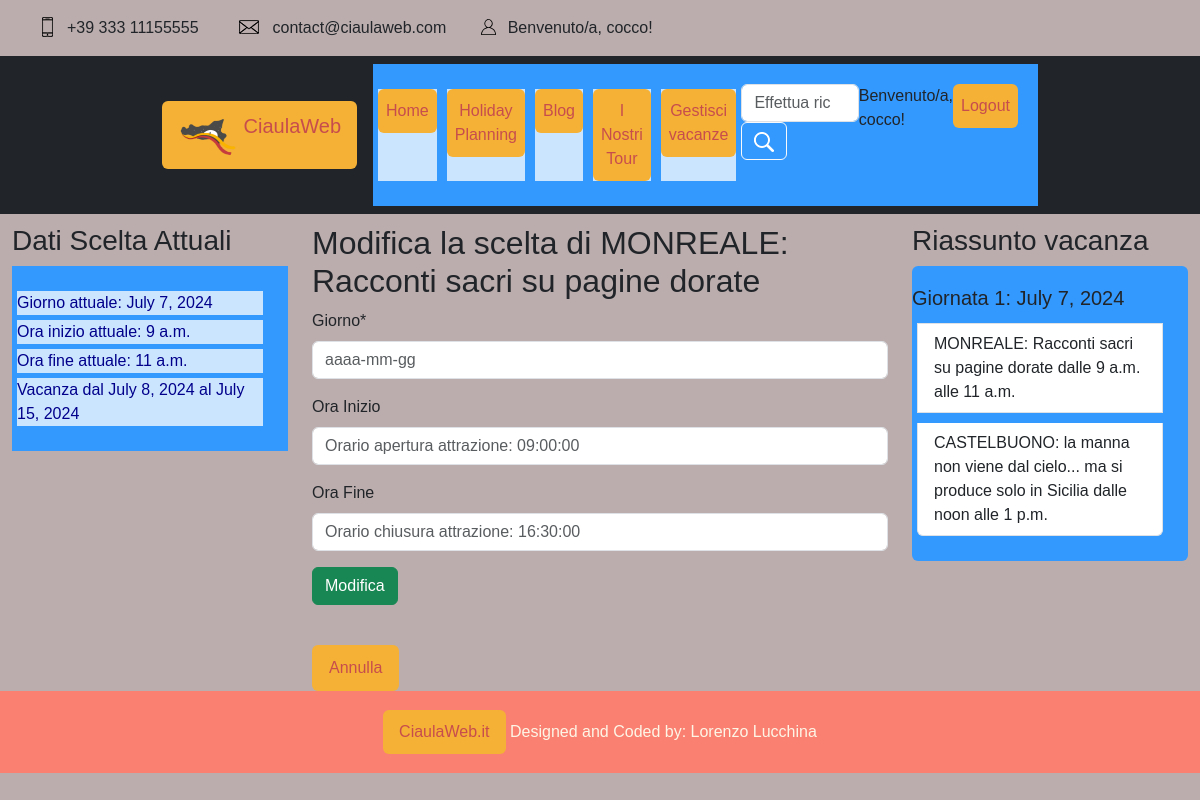
The app's page /HolidayPlanning/editscelta/49/57/ (signed in), older data.
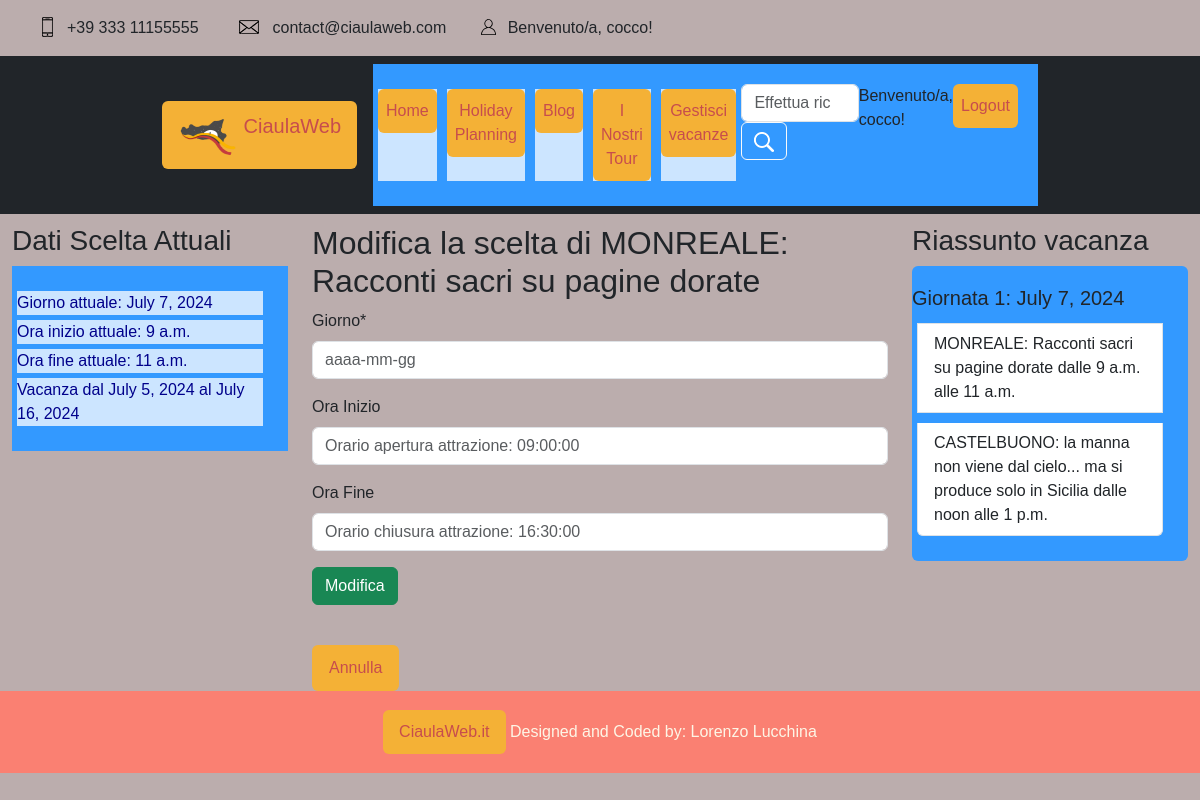
The same page, newer data.
### HolidayPlanning/models.py (models this page shows, shortened)
class Vacanza(models.Model):
    nome = models.CharField(max_length=300, blank=True)
    dataArrivo = models.DateField()
    dataPartenza = models.DateField()
    nrPersone = models.IntegerField()
    budgetDisponibile = models.DecimalField(max_digits=10, decimal_places=2, blank=True)
    utente = models.ForeignKey(UserProfileModel, related_name='Utente', on_delete=models.PROTECT)
    scelte = models.ManyToManyField(Scelta, related_name='vacanze')
    spostamenti = models.ManyToManyField(Spostamento, related_name='spostamenti')
    def sort_scelte(self):
        return self.scelte.all().order_by('giorno', 'oraInizio', 'oraFine')
    class Meta:
        verbose_name = "Vacanza"
        verbose_name_plural = "Vacanze"

### HolidayPlanning/views.py (the view, shortened to what this page needs)
# urls.py: path("editscelta/<att_pk>/<pk>/", ModificaScelta.as_view(), name="modificascelta"),
class ModificaScelta(IsVacanzaUserOwnedMixin, UpdateView):
    model = Scelta
    template_name = "HolidayPlanning/modificascelta.html"
    form_class = ModificaSceltaForm
    slug_url_kwarg = "att_pk"
    def get_object(self, queryset=None):
        attivita_pk = self.kwargs.get(self.slug_url_kwarg)
        attivita = Scelta.objects.get(pk=attivita_pk)
        return attivita
    def get_form(self, form_class=ModificaSceltaForm):
        return form_class(pk=self.kwargs.get(self.slug_url_kwarg))
    def get_context_data(self, **kwargs):
        context = super().get_context_data(**kwargs)
        attivita_pk = self.kwargs['att_pk']
        attivita = Scelta.objects.get(pk=attivita_pk)
        context["attivita"] = attivita
        vacanza_pk = self.kwargs['pk']
        vacanza = Vacanza.objects.get(pk=vacanza_pk)
        context["vacanza"] = vacanza
        context["v_id"] = vacanza_pk
        context["ora inizio attr"] = attivita.attrazione.oraApertura
        context["ora fine attr"] = attivita.attrazione.oraChiusura
        context['title'] = "Modiifca la tua scelta"
        return context

### HolidayPlanning/mixins.py (called while the page is built)
    def dispatch(self, request, *args, **kwargs):
        vacanza = Vacanza.objects.get(pk=kwargs['pk'])
        if vacanza.utente != request.user:
            raise Http404("Non hai il permesso per accedere a questa vacanza.")
        return super().dispatch(request, *args, **kwargs)

### profiles/models.py (called while the page is built)
    @property
    def is_staff(self):
        return self.is_admin

### HolidayPlanning/templates/HolidayPlanning/modificascelta.html (shortened to what this page needs)
{% extends "base.html" %}
{% block head %}
{% load static %}
    <link rel="stylesheet" type="text/css" href="{% static '/css/style.css' %}">
{% load crispy_forms_tags %}
{% endblock %}
{% block content %}
    {% include "header.html" %}
<div class="container-fluid" style="margin-top: 10px">
    <div class="row">
        <div class="col-md-3">
            <h3>Dati Scelta Attuali</h3>
            <ul class="list-unstyled">
                <li>Giorno attuale: {{ attivita.giorno }}</li>
                <li>Ora inizio attuale: {{ attivita.oraInizio }}</li>
                <li>Ora fine attuale: {{ attivita.oraFine }}</li>
                <li>Vacanza dal {{ vacanza.dataArrivo }} al {{ vacanza.dataPartenza }}</li>
            </ul>
        </div>
        <div class="col-md-6">
            <h2>Modifica la scelta di {{ attivita.attrazione.nome }}</h2>
            {% crispy form %}
            <br>
            <a class="btn" href="{% url 'HolidayPlanning:dettagliovacanza' v_id %}">Annulla</a>
        </div>
        <div class="col-md-3">
            <h3>Riassunto vacanza</h3>
            <ul class="list-group">
                {% for s in vacanza.sort_scelte %}
                    {% ifchanged s.giorno %}
	    		        <h5>Giornata {{forloop.counter}}: {{ s.giorno }}</h5>
                    {% endifchanged %}
                    <li class="list-group-item">{{ s.attrazione.nome }} dalle {{ s.oraInizio }} alle {{ s.oraFine }}</li>
                {% endfor %}
            </ul>
        </div>
    </div>
</div>
{% endblock %}

Row changes from the older to the newer data that the page shows:
changed Vacanza: dataArrivo "July 8, 2024" → "July 5, 2024"; dataPartenza "July 15, 2024" → "July 16, 2024"
